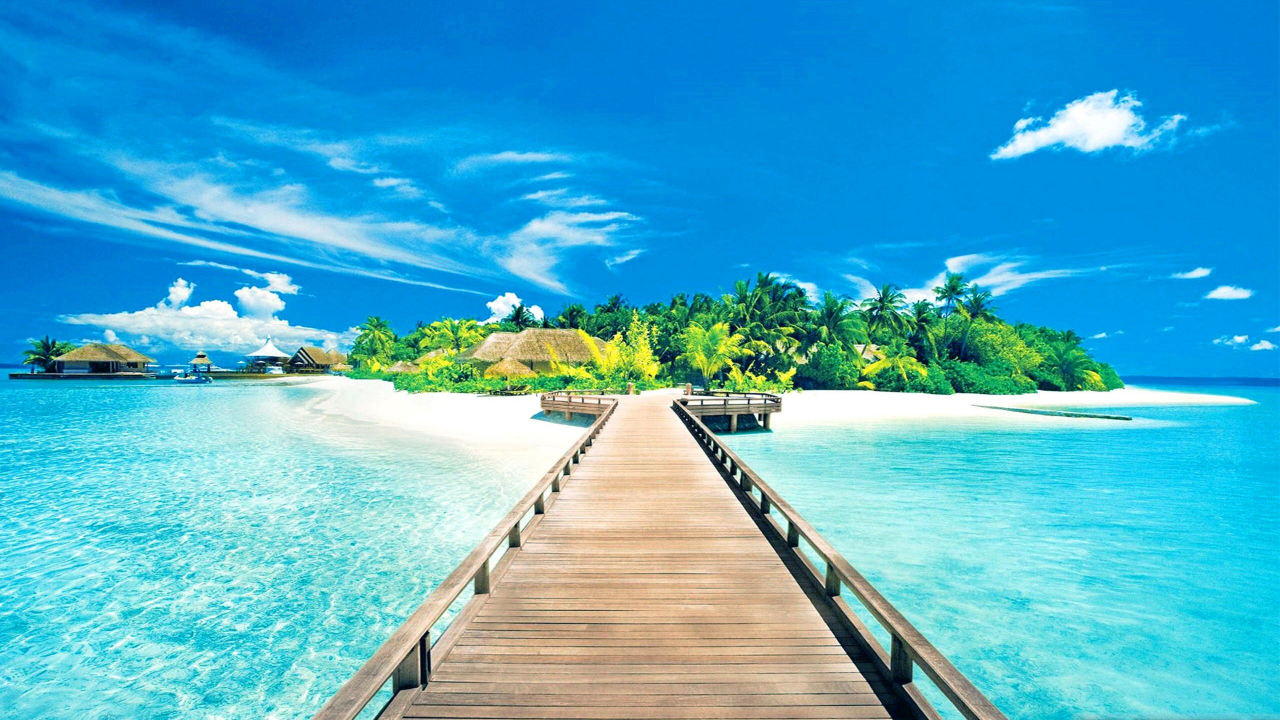
#> input picture data_img/orig.jpg, 2560 x 1440 px (shown at 1/2 size)
$ jupyter execute lab2.ipynb   (shell and % lines are left out)
#> lines starting #> are read from the running program, lines starting #| are printed output that depends on the picture; after the words box and inside, x2 and y2 are one past the last pixel; in counts of white or black regions, pixels touching at a corner belong together
[cell 1]
import cv2
import numpy as np
import matplotlib.pyplot as plt
import math

[cell 2]
img = cv2.imread('data_img/orig.jpg')
#> img is the input picture: shape (1440, 2560, 3); mean B, G, R 204.4, 175.5, 79.6
img_rgb = cv2.cvtColor(img, cv2.COLOR_BGR2RGB)
rows, cols, dim = img.shape
#> rows = 1440; cols = 2560; dim = 3

[cell 3]
# a_13 на сколько передвинуть по x
# a_23 на сколько передвинуть по y
M = np.float32([ [1, 0, 817],
                [0, 1, 322],
                [0, 0, 1] ])
# Перспективное преобразование
translated_img = cv2.warpPerspective(img_rgb, M, (cols, rows))
plt.axis('off')
plt.imshow(translated_img)
plt.show()

[cell 4]
# центр, угол, коэф. масштаба
r_matrix = cv2.getRotationMatrix2D((cols / 2, rows / 2), 120, 1)

img_rotation = cv2.warpAffine(img_rgb, r_matrix, (cols, rows))

plt.axis('off')
plt.imshow(img_rotation)
plt.show()

[cell 5]
rows, cols = img.shape[:2]
src_points = np.float32([[0,0], [cols - 1,0], [0,rows - 1]])
#> src_points = [[0, 0], [2559, 0], [0, 1439]]
dst_points = np.float32( [[0,0], [int(cols-1),0], [int(cols-1),rows - 1]])
#> dst_points = [[0, 0], [2559, 0], [2559, 1439]]
affine_matrix = cv2.getAffineTransform(src_points, dst_points)
img_output = cv2.warpAffine(img_rgb, affine_matrix, (cols,rows))

plt.axis('off')
plt.imshow(img_output)
plt.show()

[cell 6]
src_points = np.float32([[0,0], [cols-1,0], [0,rows-1], [cols-1,rows-1]])
dst_points = np.float32([[0,0], [cols-1,0], [int(0.33*cols),rows-1],
[int(0.66*cols),rows-1]])
projective_matrix = cv2.getPerspectiveTransform(src_points, dst_points)
img_output = cv2.warpPerspective(img_rgb, projective_matrix, (cols,rows))

plt.axis('off')
plt.imshow(img_output)
plt.show()

[cell 7]
img_output = np.zeros(img_rgb.shape, dtype=img_rgb.dtype)
for i in range(rows):
    am = 30 * i/10
    for j in range(cols):
        offset_x = int(am * math.cos(2*math.pi*i/180))
        offset_y = 0
        if j+offset_x < rows:
            img_output[i,j] = img_rgb[i,(j+offset_x)%cols]
        else:
            img_output[i,j] = 0

plt.axis('off')
plt.imshow(img_output)
plt.show()

[cell 8]
h_rows, h_cols = rows // 2, cols // 2

# Верхняя левая
part1 = img_rgb[0:h_rows, 0:h_cols].copy()
# Верхняя правая
part2 = img_rgb[0:h_rows, h_cols:cols].copy()
# Нижняя левая
part3 = img_rgb[h_rows:rows, 0:h_cols].copy()
# Ннижняя правая
part4 = img_rgb[h_rows:rows, h_cols:cols].copy()

# Обнуление красного
part1_copy = part1.copy()
part1_copy[:,:, 0] = 0

# Поворот part2 два раза по 90
part2_copy = np.rot90(part2, 2)

part3_copy = np.zeros_like(part3)
for c in range(3):
    part3_copy[:, :, c] = np.clip(
        part3[:, :, c].astype(np.int32) + part4[:, :, c].astype(np.int32), 0, 255
    ).astype(np.uint8)
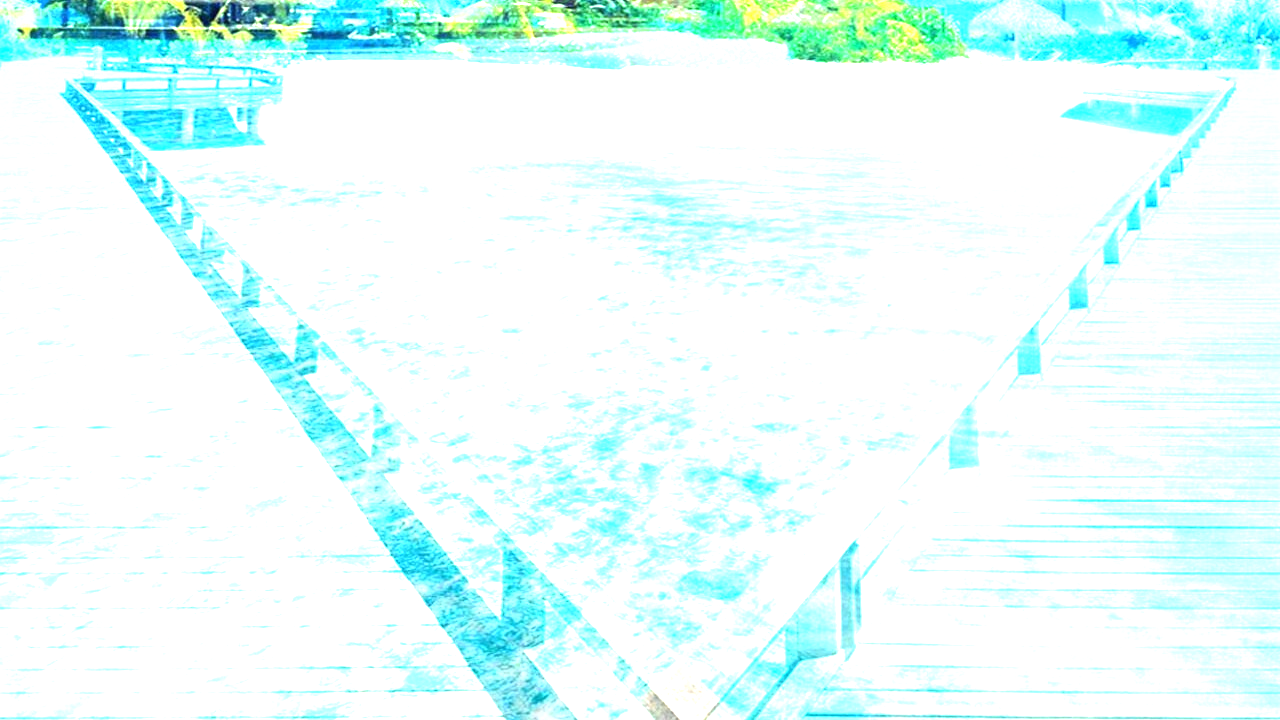
#> part3_copy: shape (720, 1280, 3); mean R, G, B 228.5, 252.9, 251.1

part4_copy = part4.copy()

fragment1 = part1_copy[30:200, 30:200].copy()
part4_copy[30:200, 30:200] = fragment1
#> part4_copy: shape (720, 1280, 3); mean R, G, B 114.2, 195.2, 195.5

fragment2 = part2_copy[200:260, 200:260].copy()
part4_copy[200:260, 200:260] = fragment2
#> part4_copy: shape (720, 1280, 3); mean R, G, B 113.6, 195.1, 195.8

fragment3 = part3_copy[270:310, 270:310].copy()
part4_copy[270:310, 270:310] = fragment3
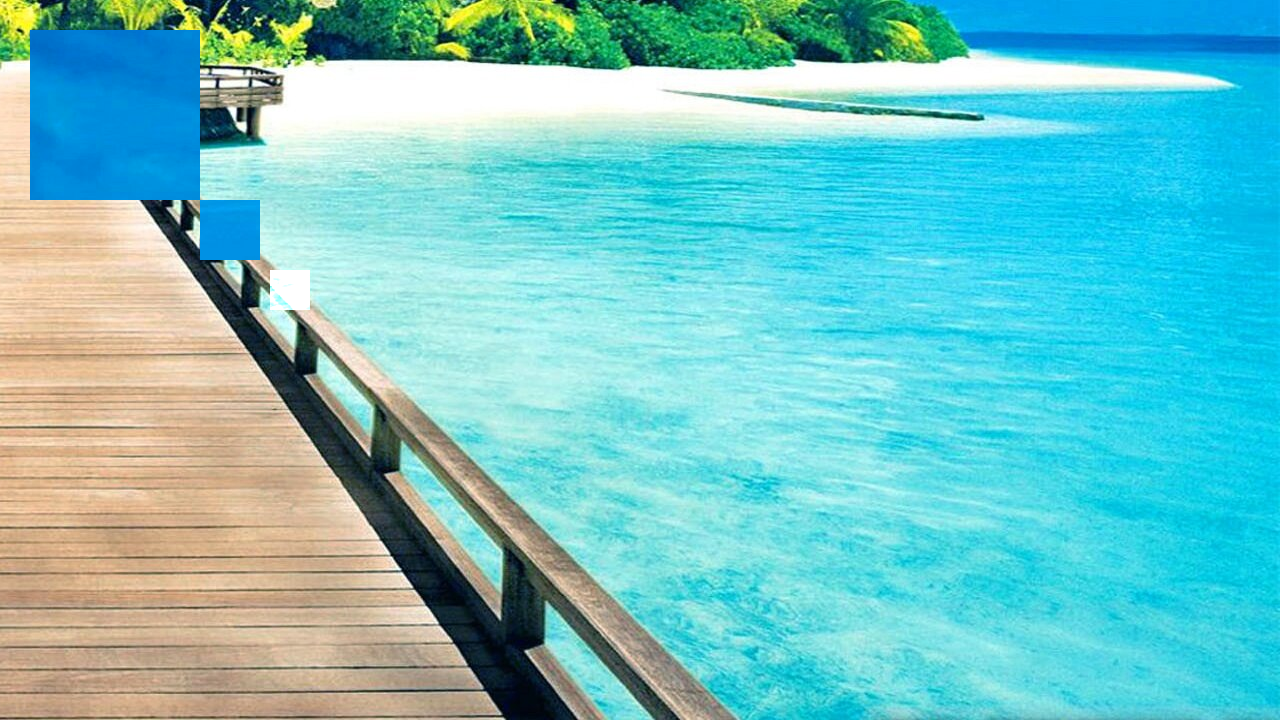
#> part4_copy: shape (720, 1280, 3); mean R, G, B 113.7, 195.2, 195.9


img_result = np.zeros_like(img_rgb)
img_result[0:h_rows, 0:h_cols] = part1_copy
img_result[0:h_rows, h_cols:cols] = part2_copy
img_result[h_rows:rows, 0:h_cols] = part3_copy
img_result[h_rows:rows, h_cols:cols] = part4_copy

for i in range(31):
    img_result[i, :] = [255, 0, 0]
    img_result[:, i] = [255, 0, 0]
    img_result[rows-30:rows, :] = [255, 0, 0]
    img_result[:, cols-30:cols] = [255, 0, 0]
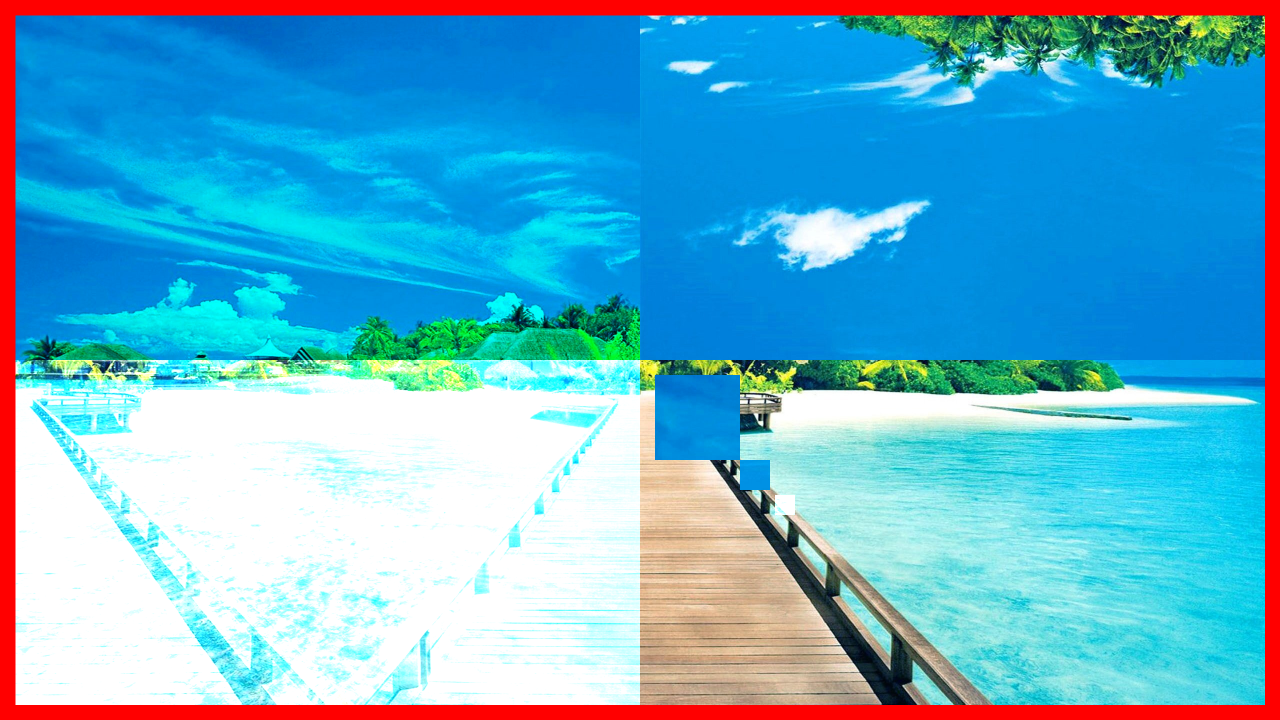
#> img_result: shape (1440, 2560, 3) (shown at 1/2 size); mean R, G, B 100.3, 175.5, 205

plt.imshow(img_result)
plt.axis('off')
plt.show()

[cell 9]
def remove(background, foreground, pos_x=70, pos_y=50):
    h, w = foreground.shape[:2]
    roi = background[pos_y:pos_y+h, pos_x:pos_x+w]

    gray = cv2.cvtColor(foreground, cv2.COLOR_BGR2GRAY)
    _, mask = cv2.threshold(gray, 240, 255, cv2.THRESH_BINARY)
    mask_inv = cv2.bitwise_not(mask)

    bg_cleared = cv2.bitwise_and(roi, roi, mask=mask)
    fg = cv2.bitwise_and(foreground, foreground, mask=mask_inv)
    result = cv2.add(bg_cleared, fg)

    background[pos_y:pos_y+h, pos_x:pos_x+w] = result
    return background

char = np.full((500, 500, 3), (255, 255, 255), dtype=np.uint8)
#> char: shape (500, 500, 3); every value is 255
cv2.rectangle(char, (0,0), (499,499), (0,0,0), 5)
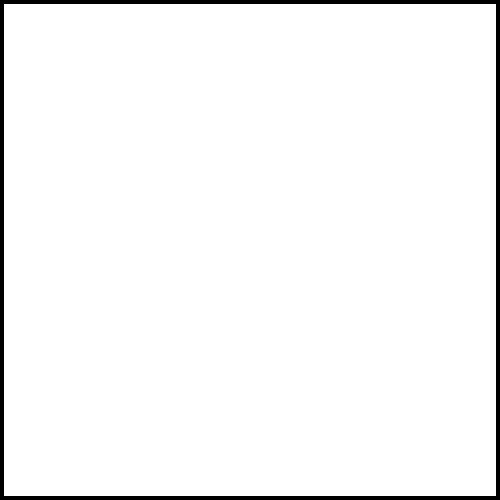
#> char: shape (500, 500, 3); 96.8% white; 1 black region, box (x1, y1, x2, y2) and area: (0, 0, 500, 500) 7936
cv2.circle(char, (250,250), 175, (0,0,255), -1)
cv2.circle(char, (175,200), 25, (0,0,0), -1)
cv2.circle(char, (325,200), 25, (0,0,0), -1)
cv2.ellipse(char, (250,300), (75,35), 0, 0, 180, (0,0,0), 5)
pts = np.array([[120,400], [200,425], [300,425], [380,400]], np.int32)
#> pts = [[120, 400], [200, 425], [300, 425], [380, 400]]
cv2.polylines(char, [pts], False, (0,0,255), 5)
cv2.putText(char, 'kushtemec', (120,100), cv2.FONT_HERSHEY_SIMPLEX, 2, (0,0,0), 5)


bg = cv2.imread('data_img/orig.jpg')

result = remove(bg, char)
#> in remove, `_, mask = cv2.threshold(gray, 240, 255, cv2.THRESH_BINARY)`: mask: shape (500, 500); 56.1% white; 5 black regions, box (x1, y1, x2, y2) and area: (75, 55, 426, 429) 100130, (0, 0, 500, 500) 7936, (387, 69, 418, 104) 658, (125, 55, 154, 104) 625, (423, 69, 454, 104) 497
#> in remove, `background[pos_y:pos_y+h, pos_x:pos_x+w] = result`:
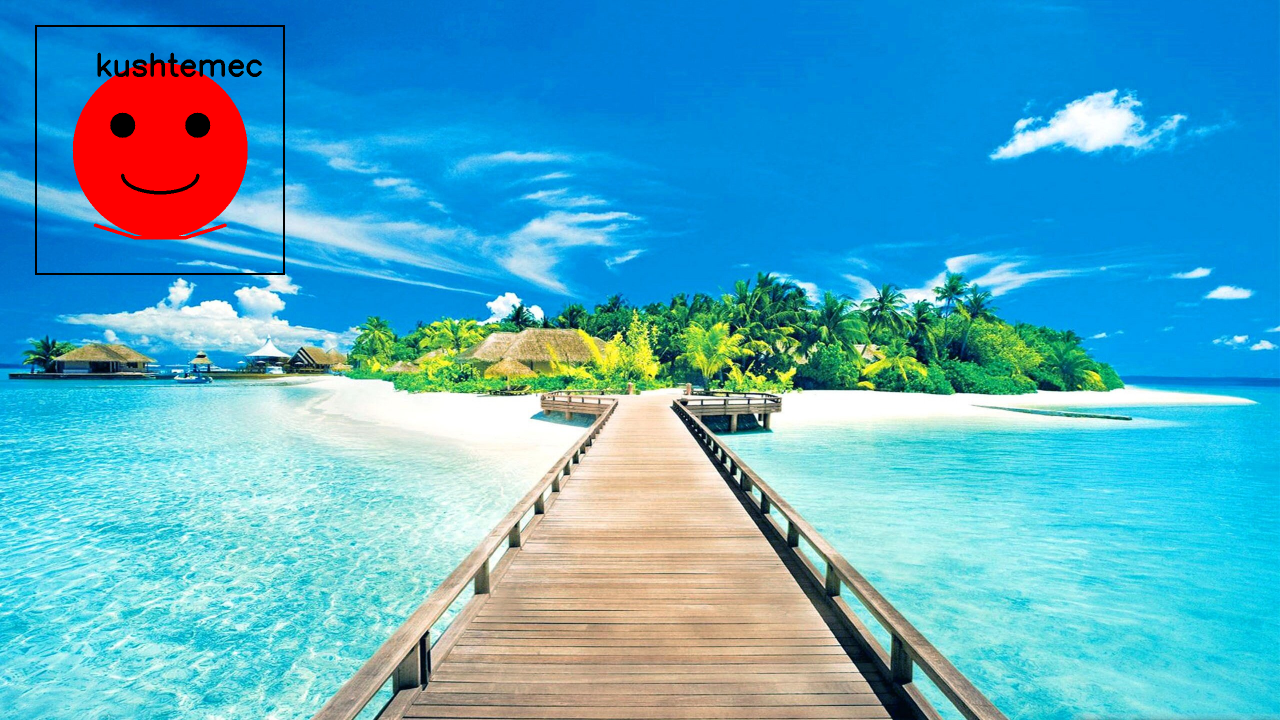
#> background: shape (1440, 2560, 3) (shown at 1/2 size); mean B, G, R 197.7, 170.8, 85.1

plt.imshow(cv2.cvtColor(result, cv2.COLOR_BGR2RGB))
plt.axis('off')
plt.show()

cv2.imwrite('data_img/kushtemec.jpg', result)
#> Out = True
